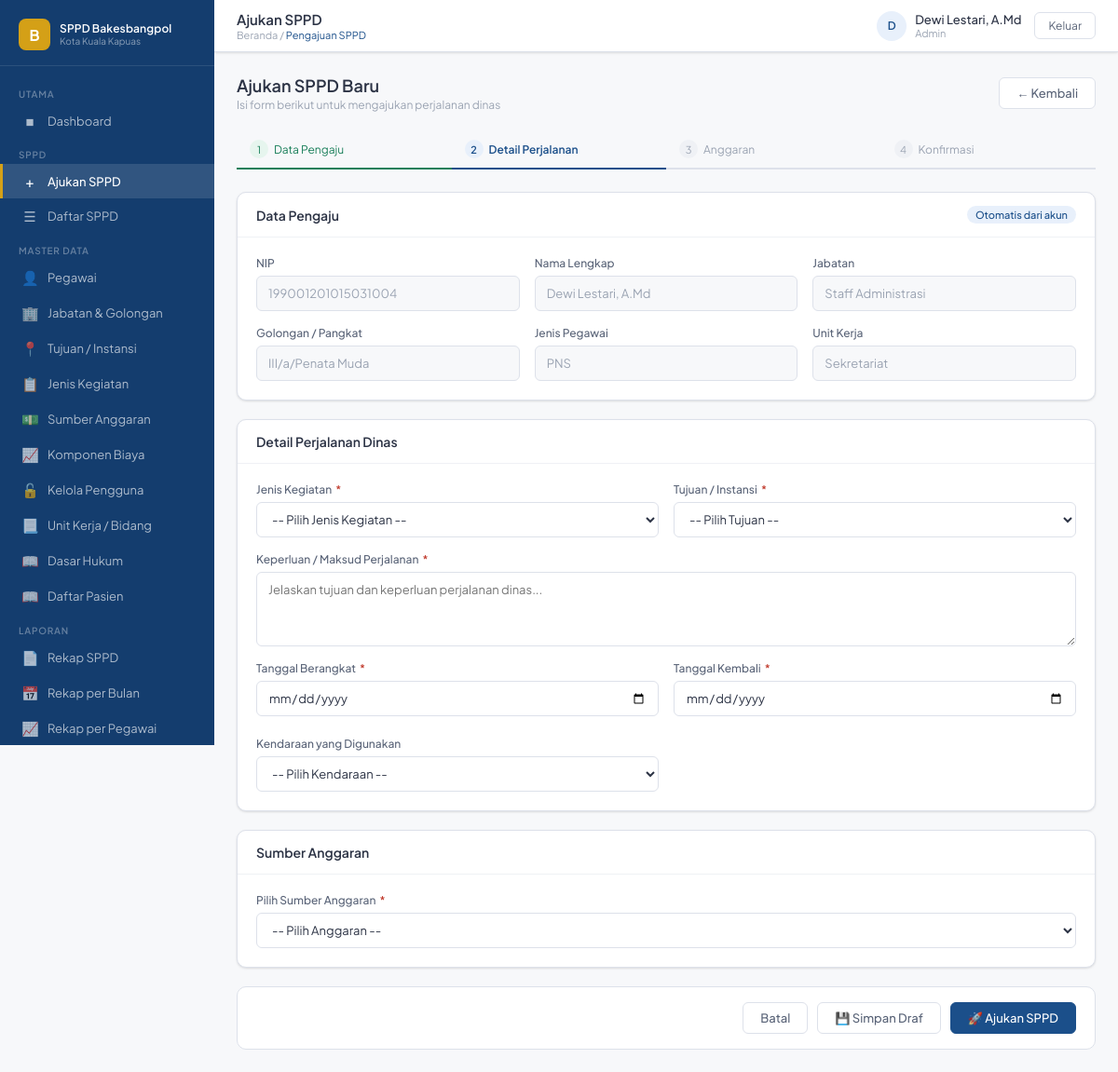
Page /pages/sppd/ajukan.php (signed in) on the committed database.
### tables this page shows
CREATE TABLE `tb_pegawai` (
  `id_pegawai` int(11) NOT NULL,
  `nip` varchar(30) NOT NULL,
  `nama_lengkap` varchar(100) NOT NULL,
  `id_jabatan` int(11) NOT NULL,
  `tempat_lahir` varchar(50) DEFAULT NULL,
  `tanggal_lahir` date DEFAULT NULL,
  `jenis_kelamin` enum('L','P') NOT NULL DEFAULT 'L',
  `unit_kerja` varchar(100) DEFAULT NULL,
  `no_hp` varchar(20) DEFAULT NULL,
  `email` varchar(100) DEFAULT NULL,
  `foto` varchar(255) DEFAULT NULL,
  `status` enum('aktif','nonaktif') NOT NULL DEFAULT 'aktif',
  `jenis_pegawai` enum('PNS','PPPK','Kontrak','Honorer','Tenaga Ahli') DEFAULT 'PNS'
);

CREATE TABLE `tb_jabatan` (
  `id_jabatan` int(11) NOT NULL,
  `nama_jabatan` varchar(100) NOT NULL,
  `golongan` varchar(10) NOT NULL COMMENT 'Contoh: III/c',
  `pangkat` varchar(50) NOT NULL COMMENT 'Contoh: Penata',
  `eselon` varchar(10) DEFAULT NULL
);

### pages/sppd/ajukan.php (the view, shortened to what this page needs)
<?php
require_once '../../config/koneksi.php';
require_once '../../includes/header.php';
$uid = $_SESSION['user_id'];
$stm = $conn->prepare("SELECT p.* FROM tb_pegawai p JOIN tb_pengguna u ON p.id_pegawai = u.id_pegawai WHERE u.id_pengguna = ?");
$stm->bind_param('i', $uid); $stm->execute();
$pegawai = $stm->get_result()->fetch_assoc();
$jabatan   = $conn->query("SELECT nama_jabatan,golongan,pangkat FROM tb_jabatan WHERE id_jabatan = {$pegawai['id_jabatan']}")->fetch_assoc();
?>
<div class="page-head">
  <div>
    <h2>Ajukan SPPD Baru</h2>
    <p>Isi form berikut untuk mengajukan perjalanan dinas</p>
  </div>
  <a href="/sppd/pages/sppd/daftar.php" class="btn btn-secondary">&#8592; Kembali</a>
</div>
<form method="POST">
  <div class="steps">
    <div class="step done"><span class="step-num">1</span>Data Pengaju</div>
    <div class="step active"><span class="step-num">2</span>Detail Perjalanan</div>
    <div class="step"><span class="step-num">3</span>Anggaran</div>
    <div class="step"><span class="step-num">4</span>Konfirmasi</div>
  </div>
  <div class="card">
    <div class="card-header">
      <div class="card-title">Data Pengaju</div>
      <span class="badge badge-blue">Otomatis dari akun</span>
    </div>
    <div class="card-body">
      <div class="form-grid-3">
        <div class="form-group">
          <label class="form-label">NIP</label>
          <input class="form-control" value="<?= htmlspecialchars($pegawai['nip']) ?>" disabled>
        </div>
        <div class="form-group">
          <label class="form-label">Nama Lengkap</label>
          <input class="form-control" value="<?= htmlspecialchars($pegawai['nama_lengkap']) ?>" disabled>
        </div>
        <div class="form-group">
          <label class="form-label">Jabatan</label>
          <input class="form-control" value="<?= htmlspecialchars($jabatan['nama_jabatan'] ?? '-') ?>" disabled>
        </div>
        <div class="form-group">
          <label class="form-label">Golongan / Pangkat</label>
          <input class="form-control" value="<?= htmlspecialchars(($jabatan['golongan']??'').'/'.($jabatan['pangkat']??'')) ?>" disabled>
        </div>
        <div class="form-group">
          <label class="form-label">Jenis Pegawai</label>
          <input class="form-control" value="<?= htmlspecialchars($pegawai['jenis_pegawai'] ?? 'PNS') ?>" disabled>
        </div>
        <div class="form-group">
          <label class="form-label">Unit Kerja</label>
          <input class="form-control" value="<?= htmlspecialchars($pegawai['unit_kerja'] ?? '-') ?>" disabled>
        </div>
      </div>
    </div>
  </div>
  <div class="card">
    <div class="card-header"><div class="card-title">Detail Perjalanan Dinas</div></div>
    <div class="card-body">
      <div class="form-grid">
        <div class="form-group">
          <label class="form-label">Jenis Kegiatan <span class="req">*</span></label>
          <select class="form-control" name="id_kegiatan" required>
            <option value="">-- Pilih Jenis Kegiatan --</option>
          </select>
        </div>
        <div class="form-group">
          <label class="form-label">Tujuan / Instansi <span class="req">*</span></label>
          <select class="form-control" name="id_tujuan" required onchange="hitungEstimasi()">
            <option value="">-- Pilih Tujuan --</option>
          </select>
        </div>
        <div class="form-group full">
          <label class="form-label">Keperluan / Maksud Perjalanan <span class="req">*</span></label>
          <textarea class="form-control" name="keperluan" rows="3" placeholder="Jelaskan tujuan dan keperluan perjalanan dinas..." required><?= htmlspecialchars($_POST['keperluan']??'') ?></textarea>
        </div>
        <div class="form-group">
          <label class="form-label">Tanggal Berangkat <span class="req">*</span></label>
          <input class="form-control" type="date" name="tgl_berangkat" value="<?= $_POST['tgl_berangkat']??'' ?>" required onchange="hitungDurasi(); hitungEstimasi()">
        </div>
        <div class="form-group">
          <label class="form-label">Tanggal Kembali <span class="req">*</span></label>
          <input class="form-control" type="date" name="tgl_kembali" value="<?= $_POST['tgl_kembali']??'' ?>" required onchange="hitungDurasi(); hitungEstimasi()">
        </div>
        <div class="form-group">
          <label class="form-label">Kendaraan yang Digunakan</label>
          <select class="form-control" name="kendaraan" id="select-kendaraan" onchange="toggleTransportasi()">
            <option value="">-- Pilih Kendaraan --</option>
          </select>
        </div>
      </div>
    </div>
  </div>
  <div class="card">
    <div class="card-header"><div class="card-title">Sumber Anggaran</div></div>
    <div class="card-body">
      <div class="form-grid">
        <div class="form-group full">
          <label class="form-label">Pilih Sumber Anggaran <span class="req">*</span></label>
          <select class="form-control" name="id_anggaran" required>
            <option value="">-- Pilih Anggaran --</option>
          </select>
        </div>
      </div>
    </div>
  </div>
  <div class="form-footer" style="background:white;border:1px solid var(--gray-200);border-radius:var(--radius);padding:16px 20px;display:flex;justify-content:flex-end;gap:10px;">
    <a href="/sppd/pages/sppd/daftar.php" class="btn btn-secondary">Batal</a>
    <button type="submit" name="submit_type" value="draf" class="btn btn-secondary">&#128190; Simpan Draf</button>
    <button type="submit" name="submit_type" value="ajukan" class="btn btn-primary">&#128640; Ajukan SPPD</button>
  </div>
</form>
<?php require_once '../../includes/footer.php'; ?>

### assets/css/style.css (style rules this page uses)
:root { --primary: #1B4F8A; --primary-dk: #143D6E; --primary-lt: #E8F0FB; --accent: #D4A017; --success: #1A7F5A; --success-lt: #E6F5EE; --danger: #C0392B; --danger-lt: #FDECEA; --warning: #B7770D; --warning-lt: #FEF6E4; --gray-50: #F7F8FA; --gray-100: #EFF1F5; --gray-200: #DDE1EA; --gray-400: #9AA3B2; --gray-600: #5A6478; --gray-800: #2C3345; --white: #FFFFFF; --sidebar-w: 230px; --topbar-h: 56px; --radius: 10px; --radius-sm: 6px; --shadow: 0 1px 3px rgba(0,0,0,.08), 0 1px 2px rgba(0,0,0,.05); --shadow-md: 0 4px 12px rgba(0,0,0,.10); --font: 'Plus Jakarta Sans', sans-serif; }
*, *::before, *::after { box-sizing: border-box; margin: 0; padding: 0; }
body { font-family: var(--font); font-size: 14px; color: var(--gray-800); background: var(--gray-50); }
a { text-decoration: none; color: inherit; }
input, select, textarea, button { font-family: var(--font); }
.page-head { display: flex; align-items: center; justify-content: space-between; margin-bottom: 20px; }
.page-head h2 { font-size: 18px; font-weight: 600; color: var(--gray-800); }
.page-head p { font-size: 12px; color: var(--gray-400); margin-top: 2px; }
.card { background: var(--white); border-radius: var(--radius); border: 1px solid var(--gray-200); box-shadow: var(--shadow); margin-bottom: 20px; }
.card-header { padding: 14px 20px; border-bottom: 1px solid var(--gray-100); display: flex; align-items: center; justify-content: space-between; }
.card-title { font-size: 14px; font-weight: 600; color: var(--gray-800); }
.card-body { padding: 20px; }
.btn { display: inline-flex; align-items: center; gap: 6px; padding: 8px 18px; border-radius: var(--radius-sm); font-size: 13px; font-weight: 500; cursor: pointer; border: 1px solid transparent; transition: all .15s; }
.btn-primary { background: var(--primary); color: var(--white); border-color: var(--primary); }
.btn-secondary { background: var(--white); color: var(--gray-600); border-color: var(--gray-200); }
.form-grid { display: grid; grid-template-columns: 1fr 1fr; gap: 16px; }
.form-grid-3 { display: grid; grid-template-columns: 1fr 1fr 1fr; gap: 16px; }
.form-group { display: flex; flex-direction: column; gap: 6px; }
.form-group.full { grid-column: 1 / -1; }
.form-label { font-size: 12px; font-weight: 500; color: var(--gray-600); }
.form-label .req { color: var(--danger); margin-left: 2px; }
.form-control { height: 38px; border: 1px solid var(--gray-200); border-radius: var(--radius-sm); padding: 0 12px; font-size: 13px; color: var(--gray-800); background: var(--white); transition: border-color .15s; }
.form-control:disabled { background: var(--gray-50); color: var(--gray-400); }
textarea.form-control { height: auto; min-height: 80px; padding: 10px 12px; resize: vertical; }
select.form-control { cursor: pointer; }
.form-footer { padding: 16px 20px; border-top: 1px solid var(--gray-100); display: flex; align-items: center; justify-content: flex-end; gap: 10px; }
.badge { display: inline-flex; align-items: center; gap: 4px; padding: 3px 9px; border-radius: 99px; font-size: 11px; font-weight: 500; }
.badge-blue { background: var(--primary-lt); color: var(--primary); }
.steps { display: flex; gap: 0; margin-bottom: 24px; }
.step { flex: 1; padding: 10px 14px; font-size: 12px; border-bottom: 2px solid var(--gray-200); color: var(--gray-400); }
.step.done { border-bottom-color: var(--success); color: var(--success); }
.step.active { border-bottom-color: var(--primary); color: var(--primary); font-weight: 600; }
.step-num { display: inline-flex; align-items: center; justify-content: center; width: 20px; height: 20px; border-radius: 50%; font-size: 11px; margin-right: 6px; background: var(--gray-100); color: var(--gray-400); }
.step.active .step-num { background: var(--primary-lt); color: var(--primary); }
.step.done .step-num { background: var(--success-lt); color: var(--success); }

### rows in the picture
tb_pegawai: nip "199001201015031004", nama_lengkap "Dewi Lestari, A.Md", jenis_pegawai "PNS", unit_kerja "Sekretariat"
tb_jabatan: nama_jabatan "Staff Administrasi", golongan+pangkat "III/a/Penata Muda"

### other values in the picture
$halaman "Ajukan SPPD"
$sub_judul "Pengajuan SPPD"
$inisial "D"
$nama "Dewi Lestari, A.Md"
$role "Admin"
